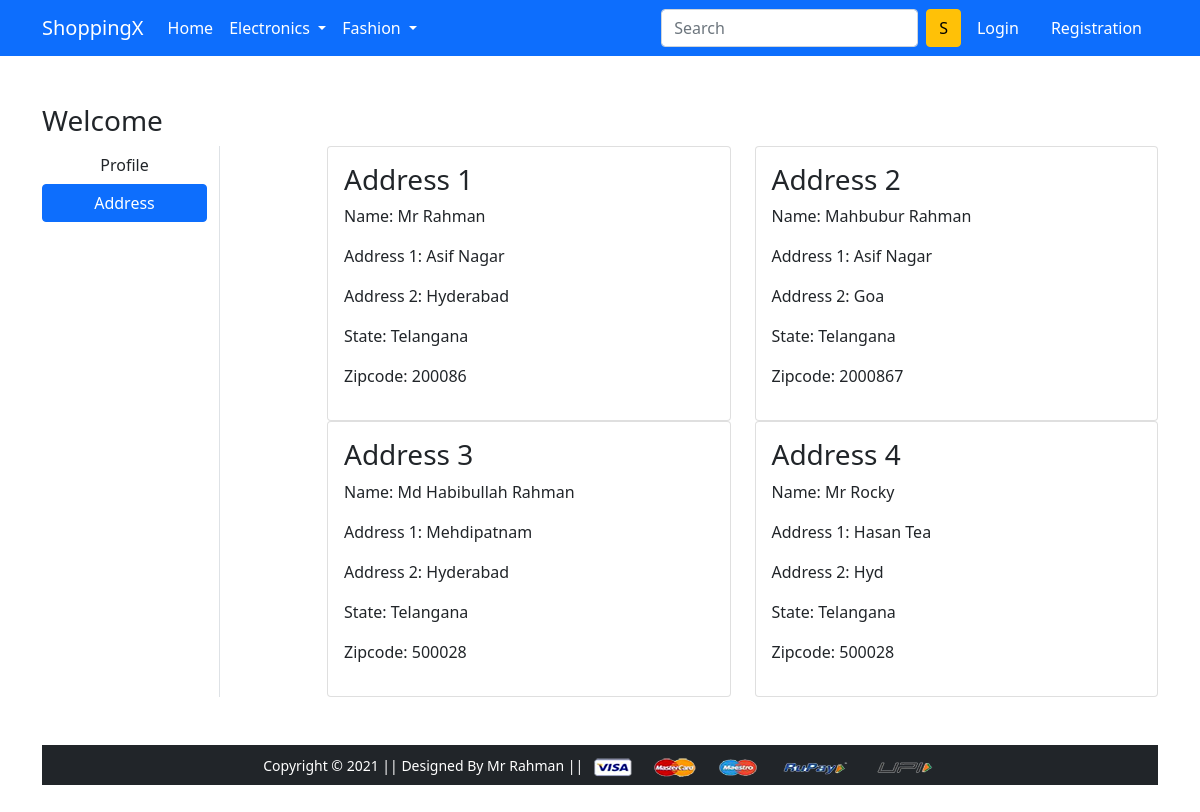
The page /address/ on the database its author committed.
### app/models.py (models this page shows, shortened)
class Customer(models.Model):
    user = models.ForeignKey(User, on_delete=models.CASCADE)
    name = models.CharField(max_length=100)
    locality = models.CharField(max_length=64)
    city = models.CharField(max_length=54)
    zipcode = models.IntegerField()
    state = models.CharField(choices=STATE_CHOICES ,max_length=25)

### app/views.py (the view)
# urls.py: path('address/', views.address, name='address'),
def address(request):
    address=Customer.objects.all()
    return render(request, 'app/address.html',{'address':address}) #{'add':add})

### app/templates/app/address.html (shortened to what this page needs)
{% extends 'app/base.html' %}
{% load static %}
{% block main-content %}
<div class="container my-5">
 <div class="row">
 <h3>Welcome {{ request.user.username|capfirst }}</h3>
  <div class="col-sm-2 border-end">
   <ul class="list-unstyled">
    <li class="d-grid"><a href="{% url 'profile' %}" class="btn ">Profile</a></li>
    <li class="d-grid"><a href="{% url 'address' %}" class="btn btn-primary">Address</a></li>
   </ul>
  </div>
  <div class="col-sm-9 offset-sm-1">
   <div class="row">
    {% for addr in address %}
    <div class="col-sm-6">
     <div class="card">
      <div class="card-body">
        <h3>Address {{ forloop.counter }}</h3>
        <p>Name: {{ addr.name }}</p>
        <p>Address 1: {{ addr.locality }}</p>
        <p>Address 2: {{ addr.city }}</p>
        <p>State: {{ addr.state }}</p>
        <p>Zipcode: {{ addr.zipcode }}</p>
     </div>
    </div>
   </div>
   {% endfor %}
  </div>
 </div>
</div>
{% endblock main-content %}

### rows shown on the page
Customer: name "Mr Rahman", locality "Asif Nagar", city "Hyderabad", state "Telangana", zipcode "200086"
Customer: name "Mahbubur Rahman", locality "Asif Nagar", city "Goa", state "Telangana", zipcode "2000867"
Customer: name "Md Habibullah Rahman", locality "Mehdipatnam", city "Hyderabad", state "Telangana", zipcode "500028"
Customer: name "Mr Rocky", locality "Hasan Tea", city "Hyd", state "Telangana", zipcode "500028"
